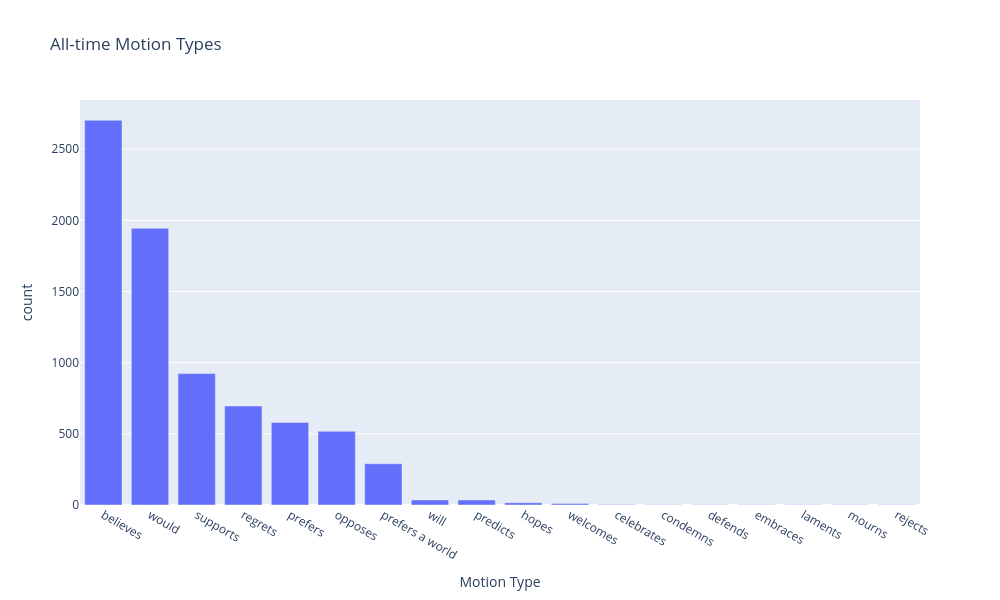

Notebook code for this chart:
### Markdown cell above
### All-time motion types

### Code cell
year_counts = df.value_counts('Motion Type')
print(year_counts)

px.bar(
    year_counts, 
    y='count', 
    title='All-time Motion Types',
    labels={'Motion Type': 'Motion Type'},
    height=600,
    width=1000
).show()

### Figure 1 — Plotly figure (JSON) as saved in the notebook; plotly's stock layout.template omitted (floating-point values rounded to 4 significant figures)
{"data": [{"hovertemplate": "Motion Type=%{x}<br>count=%{y}<extra></extra>", "legendgroup": "", "marker": {"color": "#636efa", "pattern": {"shape": ""}}, "name": "", "orientation": "v", "showlegend": false, "textposition": "auto", "type": "bar", "x": ["believes", "would", "supports", "regrets", "prefers", "opposes", "prefers a world", "will", "predicts", "hopes", "welcomes", "celebrates", "condemns", "defends", "embraces", "laments", "mourns", "rejects"], "xaxis": "x", "y": [2703, 1944, 923, 695, 580, 518, 290, 36, 35, 16, 10, 3, 1, 1, 1, 1, 1, 1], "yaxis": "y"}], "layout": {"barmode": "relative", "height": 600, "legend": {"tracegroupgap": 0}, "title": {"text": "All-time Motion Types"}, "width": 1000, "xaxis": {"anchor": "y", "domain": [0, 1], "title": {"text": "Motion Type"}}, "yaxis": {"anchor": "x", "domain": [0, 1], "title": {"text": "count"}}}}
